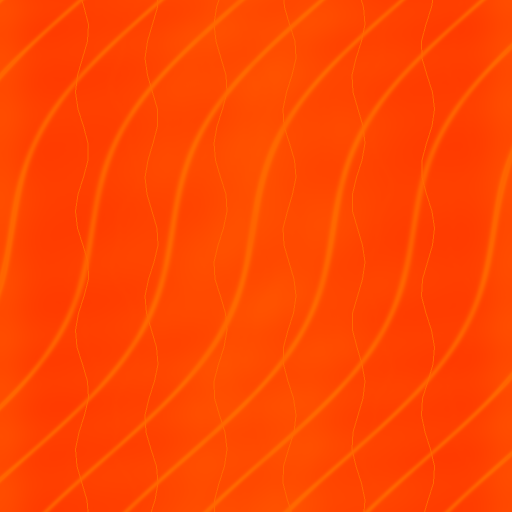
#> input picture Aegis Reach/Files/entitybank/Aegis Reach/First Light/vesper_brineglass_mineral_surface.png, 1024 x 1024 px (shown at 1/2 size)
$ python -i firstlight_material_contracts.py   (imports and definitions only)
#> lines starting #> are read from the running program, lines starting #| are printed output that depends on the picture
#> in enforce_material_contracts, src is the input picture: PIL image 1024x1024 RGBA; mean R, G, B, A 255, 71.7, 0, 255
"""Final material invariants applied after the authored First Light art pass.

The texture-polish stage is allowed to derive rich high-frequency detail from source
art.  This module owns engine/material semantics that must not drift with that art:
brineglass is a dielectric crystal, never metal, and its packed APBR roughness must
stay inside the range already validated by the Meridian material regression.
"""
from __future__ import annotations

from pathlib import Path
import hashlib
import json

from PIL import Image

BRINEGLASS_SURFACES=(
    'vesper_brineglass_mineral_surface.png',
    'vesper_brineglass_resonant_mineral_surface.png',
)
ROUGHNESS_MIN=45
ROUGHNESS_MAX=110


def correct_brineglass_surface(surface: Image.Image) -> Image.Image:
    """Return an APBR surface map with the project brineglass contract enforced."""
    rgba=surface.convert('RGBA')
    occlusion,roughness,_metalness,reflectance=rgba.split()
#> occlusion: PIL image 1024x1024 L; every value is 255
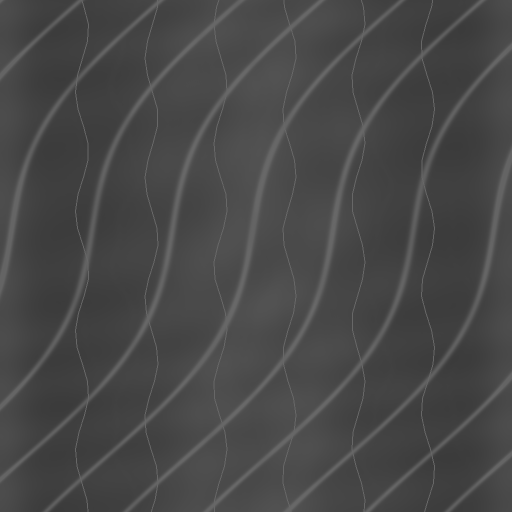
#> roughness: PIL image 1024x1024 L (shown at 1/2 size); min 59, max 104, mean 71.7
#> _metalness: PIL image 1024x1024 L; every value is 0
    roughness=roughness.point(lambda v:max(ROUGHNESS_MIN,min(ROUGHNESS_MAX,v)))
    metalness=Image.new('L',rgba.size,0)
    return Image.merge('RGBA',(occlusion,roughness,metalness,reflectance))


def _sha256(path: Path) -> str:
    h=hashlib.sha256()
    with path.open('rb') as f:
        for chunk in iter(lambda:f.read(1024*1024),b''):
            h.update(chunk)
    return h.hexdigest()


def enforce_material_contracts(root: Path | None=None):
    root=Path(root) if root is not None else Path(__file__).resolve().parents[1]
    target=root/'Aegis Reach/Files/entitybank/Aegis Reach/First Light'
    design=root/'Aegis Reach/Design/First Light'
    changed=[]
    for name in BRINEGLASS_SURFACES:
        path=target/name
        if not path.is_file():
            raise FileNotFoundError(f'brineglass surface missing: {path}')
        with Image.open(path) as src:
            before=src.convert('RGBA')
            fixed=correct_brineglass_surface(before)
            before_b=before.getchannel('B').getextrema()
#> before_b = (0, 0)
            before_g=before.getchannel('G').getextrema()
#> before_g = (59, 104)
        if before_b!=(0,0) or before_g[0]<ROUGHNESS_MIN or before_g[1]>ROUGHNESS_MAX:
            fixed.save(path,optimize=True,compress_level=9)
            changed.append(name)
        with Image.open(path) as check:
            if check.getchannel('B').getextrema()!=(0,0):
                raise ValueError(f'brineglass metalness contract failed: {name}')
            lo,hi=check.getchannel('G').getextrema()
#> lo = 59; hi = 104
            if not (ROUGHNESS_MIN<=lo<=hi<=ROUGHNESS_MAX):
                raise ValueError(f'brineglass roughness contract failed: {name} {lo}..{hi}')

    # Keep the material-polish manifest honest after the final semantic pass.
    marker=design/'material-polish.json'
    if marker.is_file():
        payload=json.loads(marker.read_text())
        outputs=payload.setdefault('outputs',{})
        for name in BRINEGLASS_SURFACES:
            outputs[name]=_sha256(target/name)
        marker.write_text(json.dumps(payload,indent=2,sort_keys=True)+'\n')

    if changed:
        print('FIRST LIGHT // MATERIAL CONTRACTS PASS:',', '.join(changed))
    else:
        print('FIRST LIGHT // MATERIAL CONTRACTS CURRENT')
    return changed

#> (the run stopped early here; a loop or call above may not have finished)
